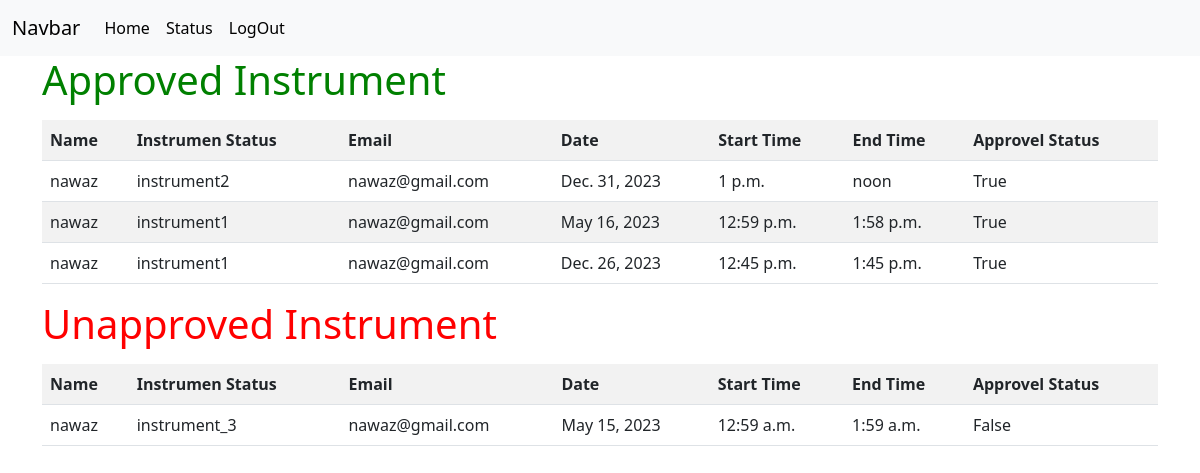
The page /status/ (signed in) on the database its author committed.
### instrumentapp/models.py (models this page shows, shortened)
class BookInstrument(models.Model):
    user = models.ForeignKey(User,on_delete=models.CASCADE)
    your_name = models.CharField(max_length=100)
    iname = models.CharField(max_length=255)
    email = models.EmailField()
    date = models.DateField()
    st = models.TimeField()
    et = models.TimeField()
    Aprove = models.BooleanField('Aprove', default=False)

### instrumentapp/views.py (the view)
# urls.py: path('status/',views.Status,name='status'),
def Status(request):
    user = request.user.id
    user_id = User.objects.get(id=user)
    data = BookInstrument.objects.filter(user_id=user_id)
    return render(request, "status.html",{'data':data})

### instrumentapp/templates/status.html
{% extends 'base.html' %}
{% block body %}
<div class="container ">
  <marquee behavior="alternate" direction=""><h1 style="color:green;">Approved Instrument</h1></marquee>
<table class="table table-striped my-3">
    <tr>
    <th>Name</th>
    <th>Instrumen Status</th>
    <th>Email</th>
    <th>Date</th>
    <th>Start Time</th>
    <th>End Time</th>
    <th>Approvel Status</th>
    </tr>
    {% for i in data %}
    {% if i.Aprove %}
    <tr>
        <td>{{i.your_name}}</td>
        <td>{{i.iname}}</td>
        <td>{{i.email}}</td>
        <td>{{i.date}}</td>
        <td>{{i.st}}</td>
        <td>{{i.et}}</td>
        <td>{{i.Aprove}}</td>
    </tr>
    {% else %}
    <div class="container ">
      <table class="table table-striped my-3">
        <marquee behavior="alternate" direction=""><h1 style="color:red;">Unapproved Instrument</h1></marquee>
        <tr>
          <th>Name</th>
          <th>Instrumen Status</th>
          <th>Email</th>
          <th>Date</th>
          <th>Start Time</th>
          <th>End Time</th>
          <th>Approvel Status</th>
          </tr>
          <tr>
            <td>{{i.your_name}}</td>
            <td>{{i.iname}}</td>
            <td>{{i.email}}</td>
            <td>{{i.date}}</td>
            <td>{{i.st}}</td>
            <td>{{i.et}}</td>
            <td>{{i.Aprove}}</td>
        </tr>
      </table>
    </div>
     {% endif  %}
    {% endfor %}
  </table>
</div>
  {% endblock %}

### rows shown on the page
BookInstrument: your_name "nawaz", iname "instrument2", email "nawaz@gmail.com", date "Dec. 31, 2023", st "1 p.m.", et "noon", Aprove "True"
BookInstrument: your_name "nawaz", iname "instrument1", email "nawaz@gmail.com", date "May 16, 2023", st "12:59 p.m.", et "1:58 p.m.", Aprove "True"
BookInstrument: your_name "nawaz", iname "instrument1", email "nawaz@gmail.com", date "Dec. 26, 2023", st "12:45 p.m.", et "1:45 p.m.", Aprove "True"
BookInstrument: your_name "nawaz", iname "instrument_3", email "nawaz@gmail.com", date "May 15, 2023", st "12:59 a.m.", et "1:59 a.m.", Aprove "False"
